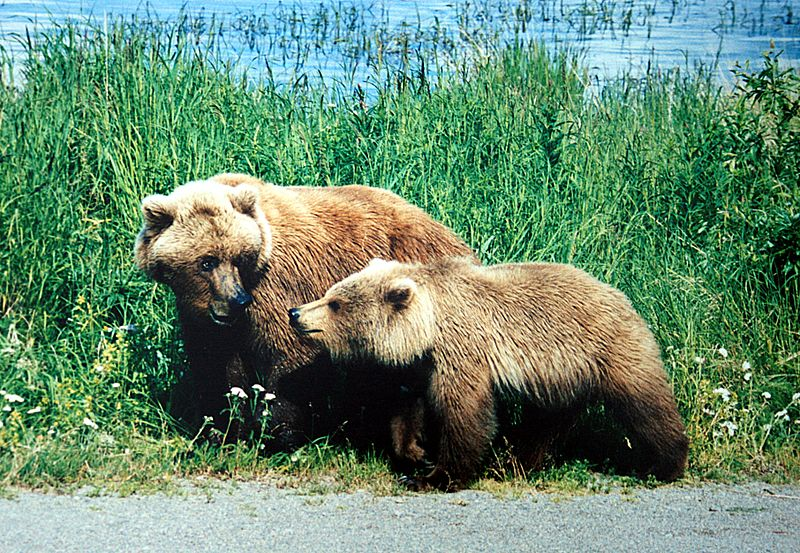
#> input picture images/bears.jpg, 800 x 553 px
$ python -i filters.py   (imports and definitions only)   (older library calls are emulated)
#> lines starting #> are read from the running program, lines starting #| are printed output that depends on the picture
import numpy as np
import matplotlib.pyplot as plt
from skimage import color
from skimage import io

from scipy import ndimage
from scipy.signal import convolve2d


def compare_imgs(orig, modified):
    fig = plt.figure(figsize=(10,6))

    ax1 = fig.add_subplot(1,2,1)
    ax1.imshow(orig, cmap='gray')
    ax1.set_xlabel('Original')

    ax2 = fig.add_subplot(1,2,2)
    ax2.imshow(modified, cmap='gray')
    ax2.set_xlabel('Modified')

def image_utility(im):
    im_ = im.astype(np.float)

    # check if grayscale, it not, pack values to use
    if len(im.shape) > 2:
        width, height, c = im.shape
        if c > 1:
            img = 0.2126 * im_[:,:,0] + 0.7152 * im_[:,:,1] + 0.0722 * im[:,:,2]
    else:
        img = im_

    return img


def normalize(im):
    im *= 255.0 / np.max(im)
    return im

def average(im):
    img = image_utility(im)

    kernel = np.ones((5,5), dtype=np.float)

    img_ = convolve2d(img, kernel,
                      mode='same',
                      boundary='symm',
                      fillvalue=0)

    img_ *= normalize(img_)

    return img


def sobel(im, orientation='both'):
    img = image_utility(im)

    vert = np.array([[-1,-2,0,2,1],
                     [-4,-8,0,8,4],
                     [-6,-12,0,12,6],
                     [-4,-8,0,8,4],
                     [-1,-2,0,2,1],])

    horiz = np.array([[1,4,6,4,1],
                      [2,8,12,8,2],
                      [0,0,0,0,0],
                      [-2,-8,-12,-8,-2],
                      [-1,-4,-6,-4,-1]])
    if orientation == 'horiz':
        img_ = convolve2d(img, horiz, mode='same', boundary='symm', fillvalue=0)
    elif orientation == 'vert':
        img_ = convolve2d(img, vert, mode='same', boundary='symm', fillvalue=0)
    else:
        img_h = convolve2d(img, horiz, mode='same', boundary='symm', fillvalue=0)
        img_v = convolve2d(img, vert, mode='same', boundary='symm', fillvalue=0)

        img_ = np.sqrt(np.square(img_h) + np.square(img_v))

    img_ = normalize(img_)

    img_ = np.clip(img_, 0, 255)

    return img_

>>> import cv2
>>> picture = cv2.imread('../images/bears.jpg', cv2.IMREAD_GRAYSCALE)
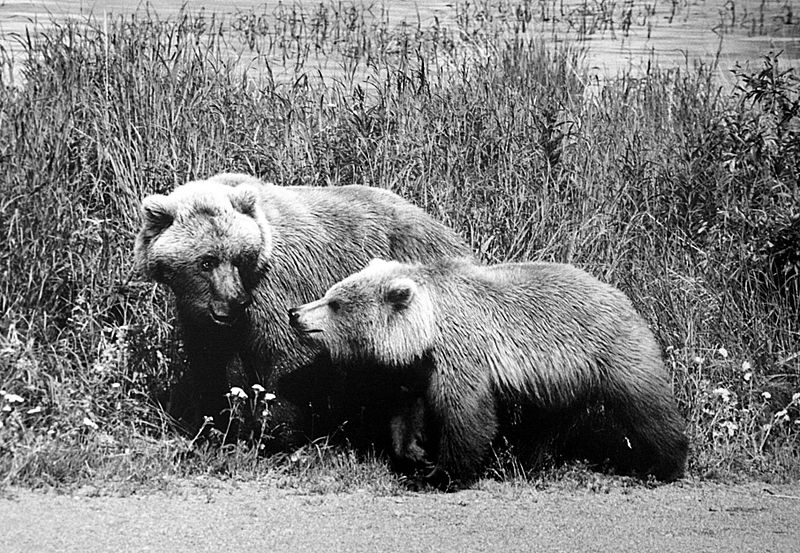
#> picture: shape (553, 800); min 0, max 255, mean 125
>>> result = sobel(picture)
#> in sobel, `img_h = convolve2d(img, horiz, mode='same', boundary='symm', fillvalue..`:
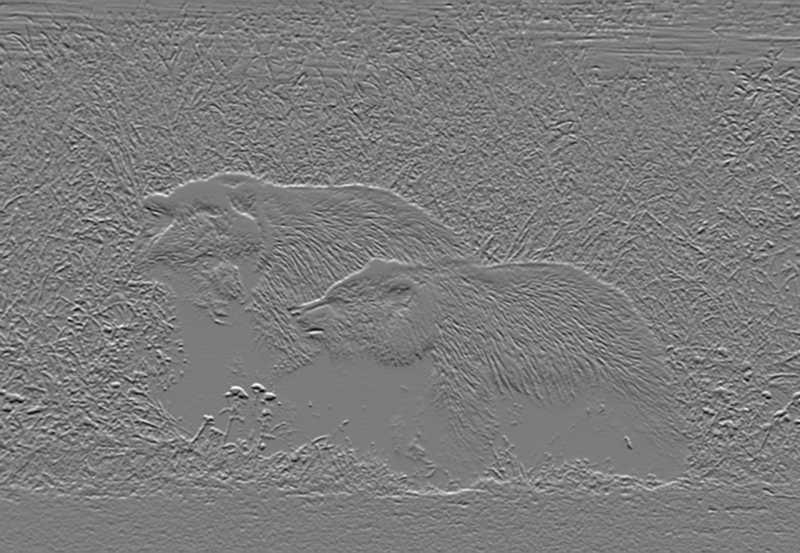
#> img_h: shape (553, 800) float64; min -11266, max 11883, mean 0.9; drawn with min black and max white
#> in sobel, `img_v = convolve2d(img, vert, mode='same', boundary='symm', fillvalue=0)`:
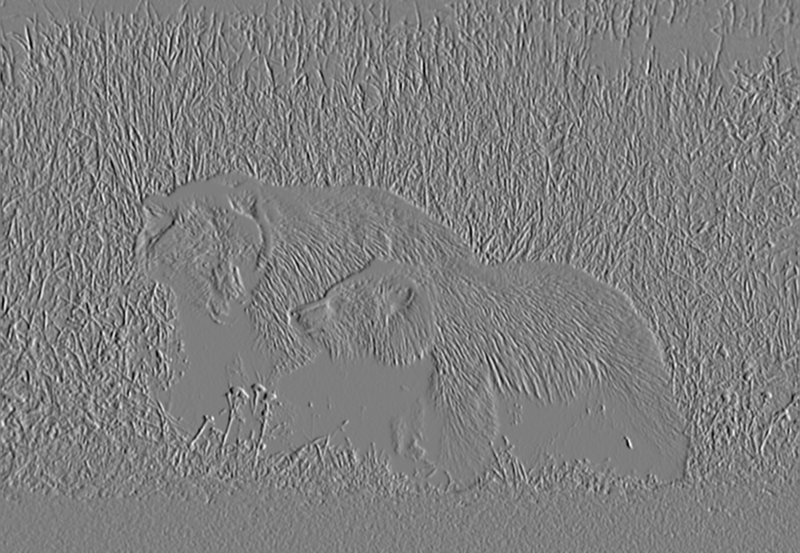
#> img_v: shape (553, 800) float64; min -10842, max 10974, mean 6.8; drawn with min black and max white
#> in sobel, `img_ = np.sqrt(np.square(img_h) + np.square(img_v))`:
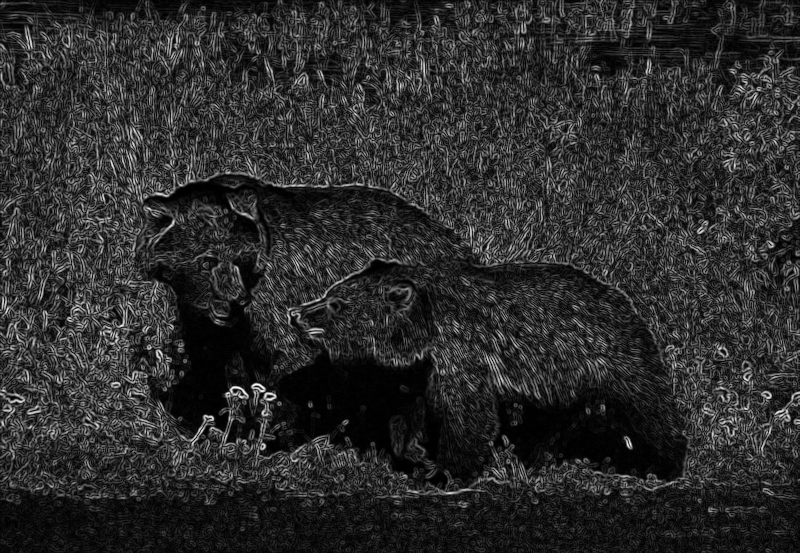
#> img_: shape (553, 800) float64; min 0, max 12063.1, mean 2122.9; drawn with min black and max white
